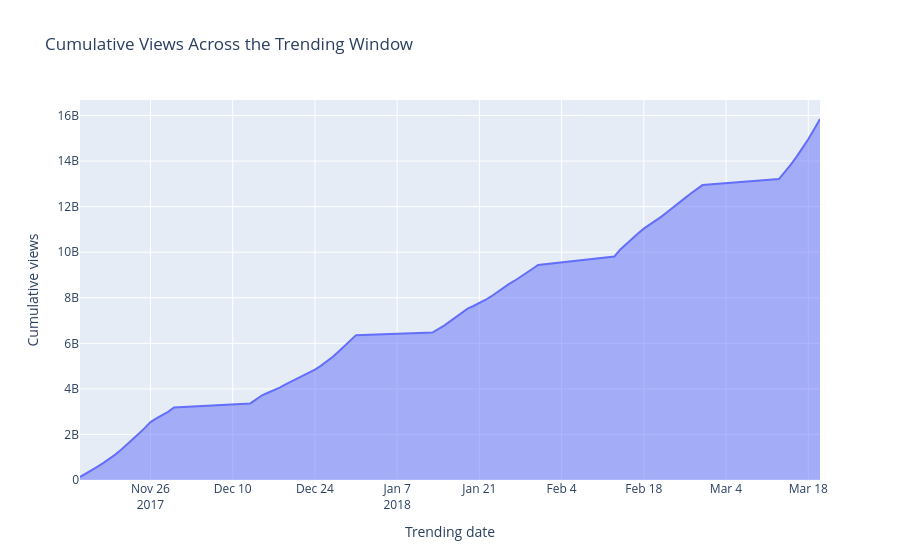

The cell this chart's notebook holds for it:
### Code cell
# area_plot(): cumulative or volume-over-time stories.
# This is much stronger with the YouTube dataset than with the small reviews table.
daily_youtube["cumulative_views"] = daily_youtube["total_views"].cumsum()

area_plot(
    daily_youtube,
    x_col="trending_date",
    y_col="cumulative_views",
    title="Cumulative Views Across the Trending Window",
    x_title="Trending date",
    y_title="Cumulative views",
)
